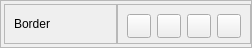
                     <widget class="QFrame" name="frame_33">
                      <property name="geometry">
                       <rect>
                        <x>-10</x>
                        <y>210</y>
                        <width>252</width>
                        <height>48</height>
                       </rect>
                      </property>
                      <property name="maximumSize">
                       <size>
                        <width>16777213</width>
                        <height>48</height>
                       </size>
                      </property>
                      <property name="frameShape">
                       <enum>QFrame::StyledPanel</enum>
                      </property>
                      <property name="frameShadow">
                       <enum>QFrame::Raised</enum>
                      </property>
                      <layout class="QHBoxLayout" name="horizontalLayout_84">
                       <property name="spacing">
                        <number>0</number>
                       </property>
                       <property name="leftMargin">
                        <number>3</number>
                       </property>
                       <property name="topMargin">
                        <number>0</number>
                       </property>
                       <property name="rightMargin">
                        <number>0</number>
                       </property>
                       <property name="bottomMargin">
                        <number>0</number>
                       </property>
                       <item>
                        <widget class="QFrame" name="panelsBackground_51">
                         <property name="maximumSize">
                          <size>
                           <width>16777215</width>
                           <height>40</height>
                          </size>
                         </property>
                         <property name="styleSheet">
                          <string notr="true"/>
                         </property>
                         <property name="frameShape">
                          <enum>QFrame::StyledPanel</enum>
                         </property>
                         <property name="frameShadow">
                          <enum>QFrame::Raised</enum>
                         </property>
                         <layout class="QHBoxLayout" name="horizontalLayout_85">
                          <item>
                           <widget class="QLabel" name="label_49">
                            <property name="maximumSize">
                             <size>
                              <width>16777215</width>
                              <height>40</height>
                             </size>
                            </property>
                            <property name="text">
                             <string>Border</string>
                            </property>
                           </widget>
                          </item>
                         </layout>
                        </widget>
                       </item>
                       <item>
                        <widget class="QFrame" name="panelsBackground_52">
                         <property name="maximumSize">
                          <size>
                           <width>16777215</width>
                           <height>40</height>
                          </size>
                         </property>
                         <property name="styleSheet">
                          <string notr="true"/>
                         </property>
                         <property name="frameShape">
                          <enum>QFrame::StyledPanel</enum>
                         </property>
                         <property name="frameShadow">
                          <enum>QFrame::Raised</enum>
                         </property>
                         <layout class="QHBoxLayout" name="horizontalLayout_86">
                          <item>
                           <widget class="QPushButton" name="headerBorderColor1">
                            <property name="minimumSize">
                             <size>
                              <width>24</width>
                              <height>24</height>
                             </size>
                            </property>
                            <property name="maximumSize">
                             <size>
                              <width>24</width>
                              <height>24</height>
                             </size>
                            </property>
                            <property name="text">
                             <string/>
                            </property>
                           </widget>
                          </item>
                          <item>
                           <widget class="QPushButton" name="headerBorderColor2">
                            <property name="minimumSize">
                             <size>
                              <width>24</width>
                              <height>24</height>
                             </size>
                            </property>
                            <property name="maximumSize">
                             <size>
                              <width>24</width>
                              <height>24</height>
                             </size>
                            </property>
                            <property name="text">
                             <string/>
                            </property>
                           </widget>
                          </item>
                          <item>
                           <widget class="QPushButton" name="headerBorderColor3">
                            <property name="minimumSize">
                             <size>
                              <width>24</width>
                              <height>24</height>
                             </size>
                            </property>
                            <property name="maximumSize">
                             <size>
                              <width>24</width>
                              <height>24</height>
                             </size>
                            </property>
                            <property name="text">
                             <string/>
                            </property>
                           </widget>
                          </item>
                          <item>
                           <widget class="QPushButton" name="headerBorderColor4">
                            <property name="minimumSize">
                             <size>
                              <width>24</width>
                              <height>24</height>
                             </size>
                            </property>
                            <property name="maximumSize">
                             <size>
                              <width>24</width>
                              <height>24</height>
                             </size>
                            </property>
                            <property name="text">
                             <string/>
                            </property>
                           </widget>
                          </item>
                         </layout>
                        </widget>
                       </item>
                      </layout>
                     </widget>
